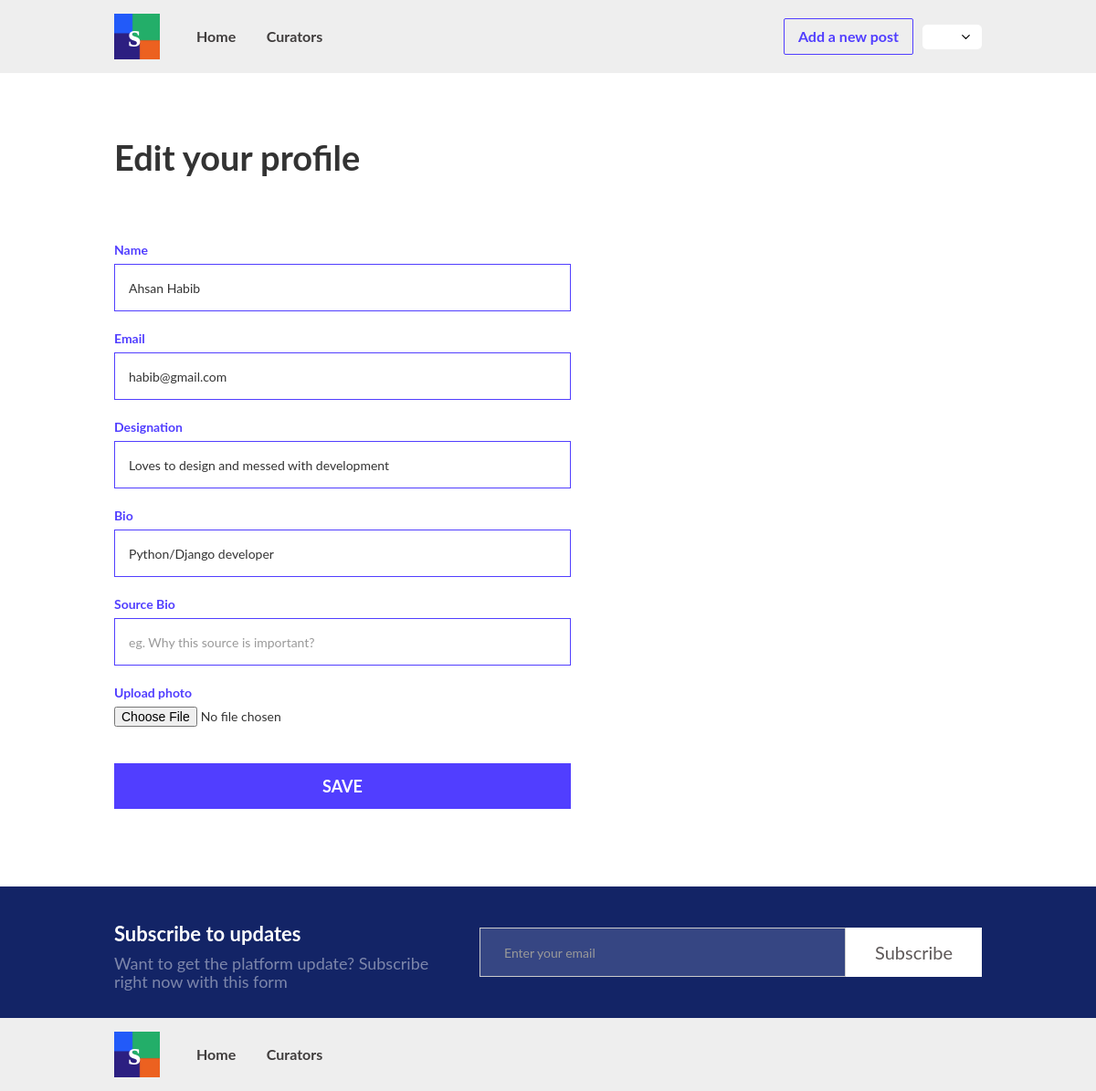
Before: /edit/3/profile/ (signed in) with the older database file.
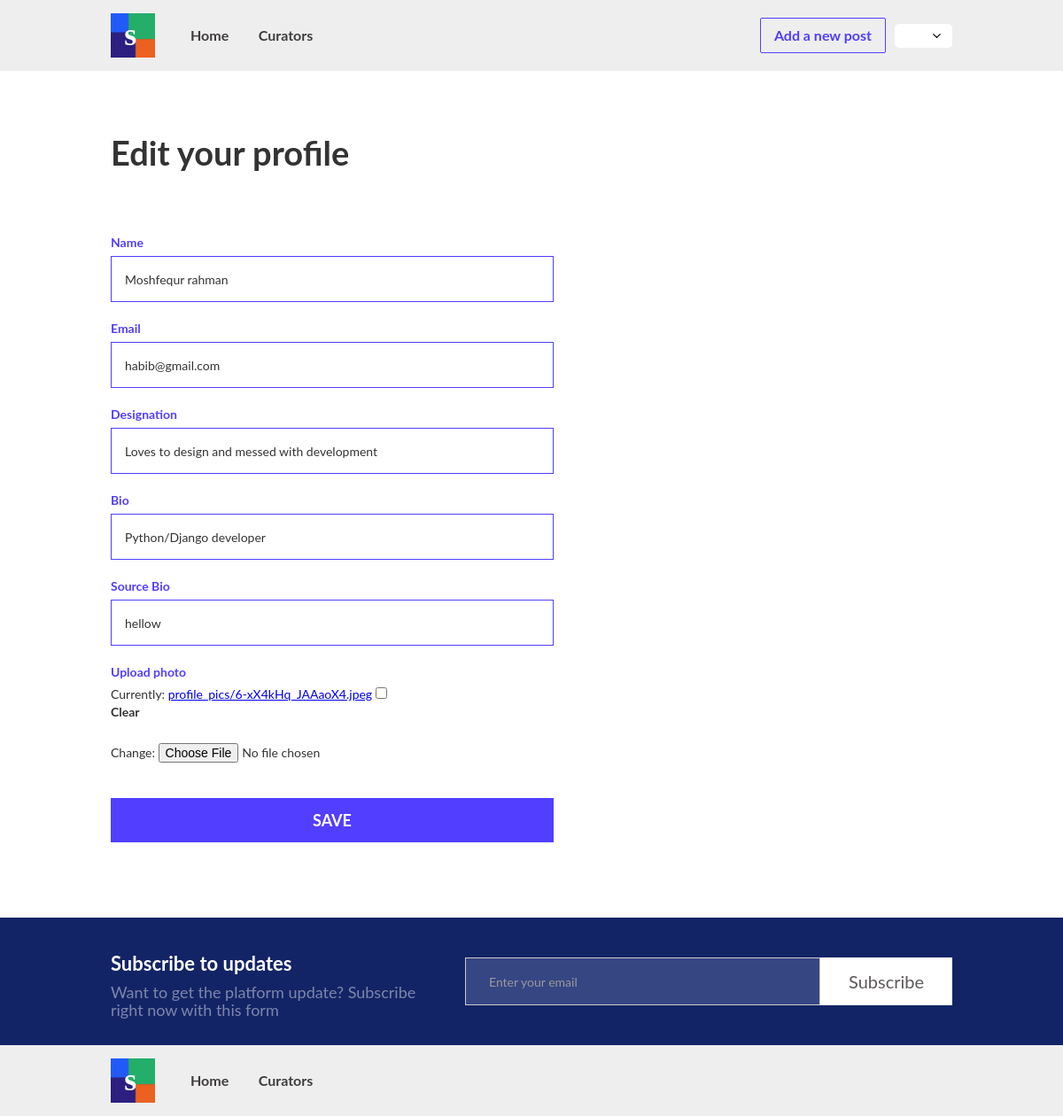
After: the same page with the newer database file.
### users/models.py (models this page shows, shortened)
class Profile(models.Model):
    user = models.OneToOneField(settings.AUTH_USER_MODEL, on_delete=models.CASCADE, related_name='profile')
    name = models.CharField(max_length=100, null=True, blank=True)
    email = models.EmailField(max_length=100, null=True, blank=True)
    designation = models.CharField(max_length=500, null=True, blank=True)
    bio = models.CharField(max_length=500, null=True, blank=True)
    source_bio = models.CharField(max_length=500, null=True, blank=True)
    image = models.ImageField(upload_to='profile_pics', blank=True)

### users/views.py (the view, shortened to what this page needs)
# urls.py: path('edit/<int:pk>/profile/', EditProfileView.as_view(), name='edit-profile'),
class EditProfileView(LoginRequiredMixin, SuccessMessageMixin, UpdateView):
    model = Profile
    form_class = ProfileForm
    template_name = 'users/edit_profile.html'
    success_message = 'Successfully updated your profile.'

### users/forms.py
class ProfileForm(forms.ModelForm):
    class Meta:
        model = Profile
        fields = ('name', 'email', 'designation', 'bio', 'source_bio', 'image')
        widgets = {
            'name': forms.TextInput(attrs={
                'class': 'text-field w-input',
                'placeholder': 'eg. moshfequr rahman',
                'required': True
            }),
            'email': forms.EmailInput(attrs={
                'class': 'text-field w-input',
                'placeholder': 'eg. email@gmail.com',
                'required': True
            }),
            'designation': forms.TextInput(attrs={
                'class': 'text-field w-input',
                'placeholder': 'eg. Webflow developer'
            }),
            'bio': forms.TextInput(attrs={
                'class': 'text-field w-input',
                'placeholder': 'eg. google.com'
            }),
            'source_bio': forms.TextInput(attrs={
                'class': 'text-field w-input',
                'placeholder': 'eg. Why this source is important?'
            }),
        }

### templates/users/edit_profile.html (shortened to what this page needs)
{% extends 'base.html' %}
{% block content %}
  <div class="wrap">
    <div class="div-block">
      <h1 class="title">Edit your profile</h1>
      <div class="form-block-2 w-form">
        <form id="form" name="form" data-name="Profile Form" action="." method="post" enctype="multipart/form-data">
            <label for="name" class="field-label">Name</label>
            {{ form.name }}
            <label for="email" class="field-label">Email</label>
            {{ form.email }}
            <label for="designation" class="field-label">Designation</label>
            {{ form.designation }}
            <label for="bio" class="field-label">Bio</label>
            {{ form.bio }}
            <label for="source_bio" class="field-label">Source Bio</label>
            {{ form.source_bio }}
            <label for="image" class="field-label">Upload photo</label>
            {{ form.image }}
            <br>
            <br>
            <br>
            <button type="submit" data-wait="Please wait..." class="submit-button-2 w-button">Save</button>
        </form>
      </div>
    </div>
  </div>
  {% include 'subscribe.html' %}
{% endblock %}

Changed rows visible on the page:
changed Profile "habib@gmail.com": name "Ahsan Habib" → "Moshfequr rahman"; source_bio (not shown) → "hellow"
Other visible differences:
form field image: (not shown) → "☐"
text now shown: "Currently: profile_pics/6-xX4kHq_JAAaoX4.jpeg Clear Change:"
